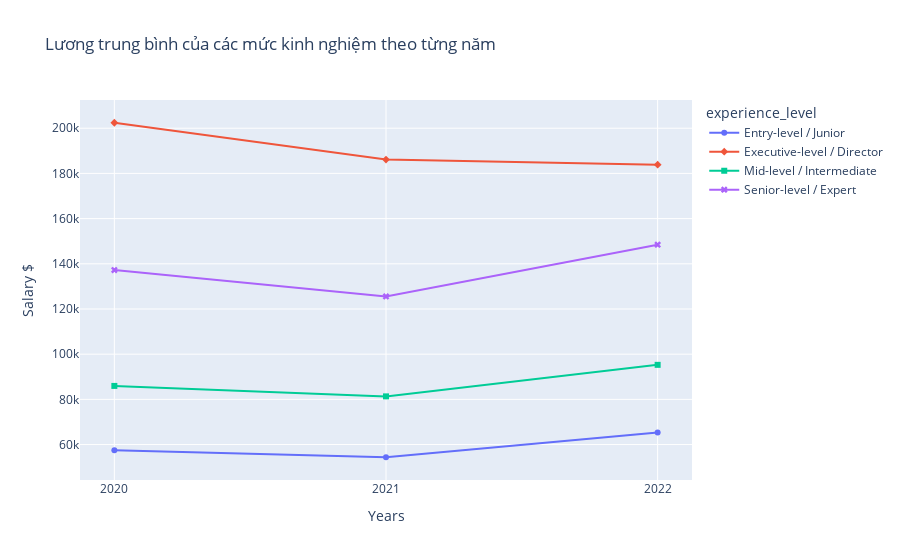

Notebook source saved alongside this figure:
### Markdown cell above
**Code bước 2:**

### Code cell
fig=px.line(year_salary,x="work_year",y="salary_in_usd",color="experience_level",
            symbol="experience_level", title='Lương trung bình của các mức kinh nghiệm theo từng năm')
fig.update_layout(yaxis_title="Salary $",xaxis_title="Years",xaxis=dict(tickmode='array',tickvals=[2020, 2021, 2022]))

### Figure 1 — Plotly figure (JSON) as saved in the notebook; plotly's stock layout.template omitted (floating-point values rounded to 4 significant figures)
{"data": [{"hovertemplate": "experience_level=Entry-level / Junior<br>work_year=%{x}<br>salary_in_usd=%{y}<extra></extra>", "legendgroup": "Entry-level / Junior", "line": {"color": "#636efa", "dash": "solid"}, "marker": {"symbol": "circle"}, "mode": "markers+lines", "name": "Entry-level / Junior", "orientation": "v", "showlegend": true, "type": "scatter", "x": [2020, 2021, 2022], "xaxis": "x", "y": [57510.0, 54390.0, 65310.0], "yaxis": "y"}, {"hovertemplate": "experience_level=Executive-level / Director<br>work_year=%{x}<br>salary_in_usd=%{y}<extra></extra>", "legendgroup": "Executive-level / Director", "line": {"color": "#EF553B", "dash": "solid"}, "marker": {"symbol": "diamond"}, "mode": "markers+lines", "name": "Executive-level / Director", "orientation": "v", "showlegend": true, "type": "scatter", "x": [2020, 2021, 2022], "xaxis": "x", "y": [202400.0, 186128, 183900.0], "yaxis": "y"}, {"hovertemplate": "experience_level=Mid-level / Intermediate<br>work_year=%{x}<br>salary_in_usd=%{y}<extra></extra>", "legendgroup": "Mid-level / Intermediate", "line": {"color": "#00cc96", "dash": "solid"}, "marker": {"symbol": "square"}, "mode": "markers+lines", "name": "Mid-level / Intermediate", "orientation": "v", "showlegend": true, "type": "scatter", "x": [2020, 2021, 2022], "xaxis": "x", "y": [85950.0, 81320.0, 95280.0], "yaxis": "y"}, {"hovertemplate": "experience_level=Senior-level / Expert<br>work_year=%{x}<br>salary_in_usd=%{y}<extra></extra>", "legendgroup": "Senior-level / Expert", "line": {"color": "#ab63fa", "dash": "solid"}, "marker": {"symbol": "x"}, "mode": "markers+lines", "name": "Senior-level / Expert", "orientation": "v", "showlegend": true, "type": "scatter", "x": [2020, 2021, 2022], "xaxis": "x", "y": [137200.0, 125600.0, 148500.0], "yaxis": "y"}], "layout": {"legend": {"title": {"text": "experience_level"}, "tracegroupgap": 0}, "title": {"text": "Lương trung bình của các mức kinh nghiệm theo từng năm"}, "xaxis": {"anchor": "y", "domain": [0, 1], "tickmode": "array", "tickvals": [2020, 2021, 2022], "title": {"text": "Years"}}, "yaxis": {"anchor": "x", "domain": [0, 1], "title": {"text": "Salary $"}}}}
